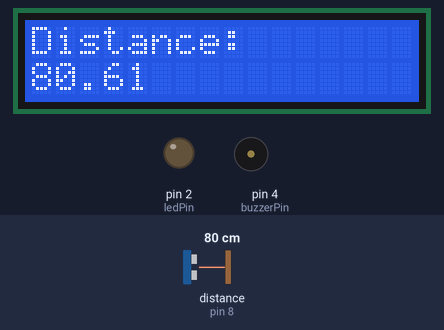
This sketch was run on a simulated Arduino Uno, built with avr-gcc and run on an emulated ATmega328P. On the bench: 16×2 character LCD, output pins drawn as LEDs (lit = HIGH), buzzer (waves = sounding). Wiring (inferred from the names in the program): ultrasonic range finder: trigger pin 7; echo pin 8. The test bench sets the inputs (shaded band); at power-on: distance to the obstacle (sensor on pin 8) 80 cm. The echo pulse lasts 58.3 µs per cm; pins used as bus, display or sensor lines are not drawn.

Above: at 1.2 s.
1.3 s: distance to the obstacle (sensor on pin 8) set to 54 cm
At 2.4 s:
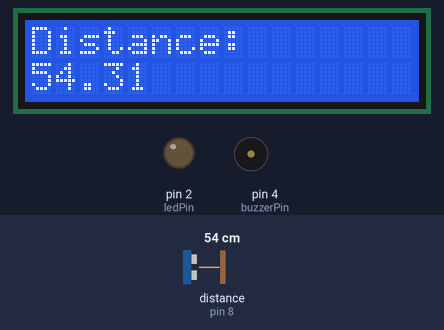
2.8 s: distance to the obstacle (sensor on pin 8) set to 44 cm
At 3.4 s:
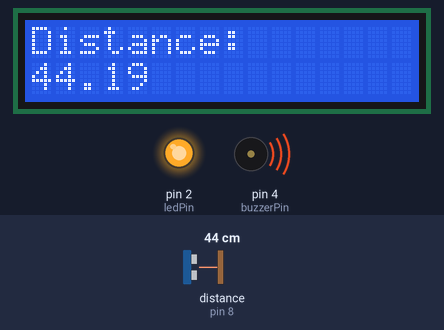
4.3 s: distance to the obstacle (sensor on pin 8) set to 120 cm
At 5.4 s:
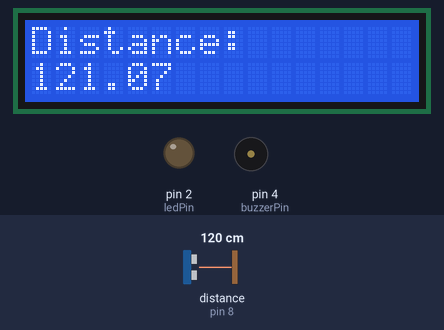
Timing chart, 0 to 7.3 s (numbered marks = the images above; inputs shaded):
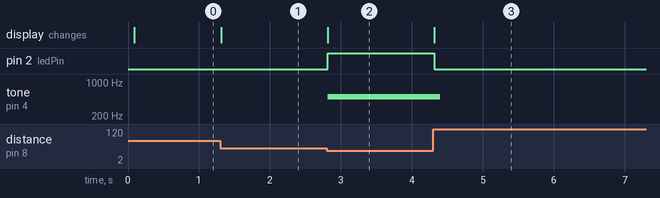

The sketch:

program07_utrasonic_distance_sensor1.ino
```cpp
// C++ code
//

#include <LiquidCrystal_I2C.h>
LiquidCrystal_I2C lcd(0x20, 16, 2);

int triggerPin = 7;
int echoPin = 8;
int ledPin = 2;
int buzzerPin = 4;

float distance = 0;
float speed = 0.0347;
int threshold = 50;

void setup()
{
  pinMode(triggerPin, OUTPUT);
  pinMode(echoPin, INPUT);
  pinMode(ledPin, OUTPUT);
  pinMode(buzzerPin, OUTPUT);
  lcd.init();
  lcd.backlight();
  Serial.begin(9600);
  lcd.clear();
  lcd.setCursor(0, 0);
  lcd.print("Distance:");
}

void loop()
{

  lcd.setCursor(0, 1);

  digitalWrite(triggerPin, LOW);
  delayMicroseconds(2);

  digitalWrite(triggerPin, HIGH);
  delayMicroseconds(10);
  digitalWrite(triggerPin, LOW);

  //Serial.println("trigger low");

  distance = speed*pulseIn(echoPin, HIGH)/2;

  lcd.print(distance);

  if(distance<threshold){
  	digitalWrite(ledPin, HIGH);
    tone(buzzerPin, 500, 100);
  }else{
  	digitalWrite(ledPin, LOW);
  }
}
```

Measured:
- the behaviour switches between 50 and 49 cm on distance to the obstacle (sensor on pin 8) (found by bisection; images 1 and 2)
- after the input at 1.3 s, the display: changes at once (image 1)
- after the input at 2.8 s, pin 2 (ledPin): LOW → HIGH at once; tone on pin 4 (buzzerPin): silent → 500 Hz at once; the display: changes at once (image 2)
- after the input at 4.3 s, pin 2 (ledPin): HIGH → LOW at once; tone on pin 4 (buzzerPin): 500 Hz → silent after 0.10 s; the display: changes at once (image 3)
